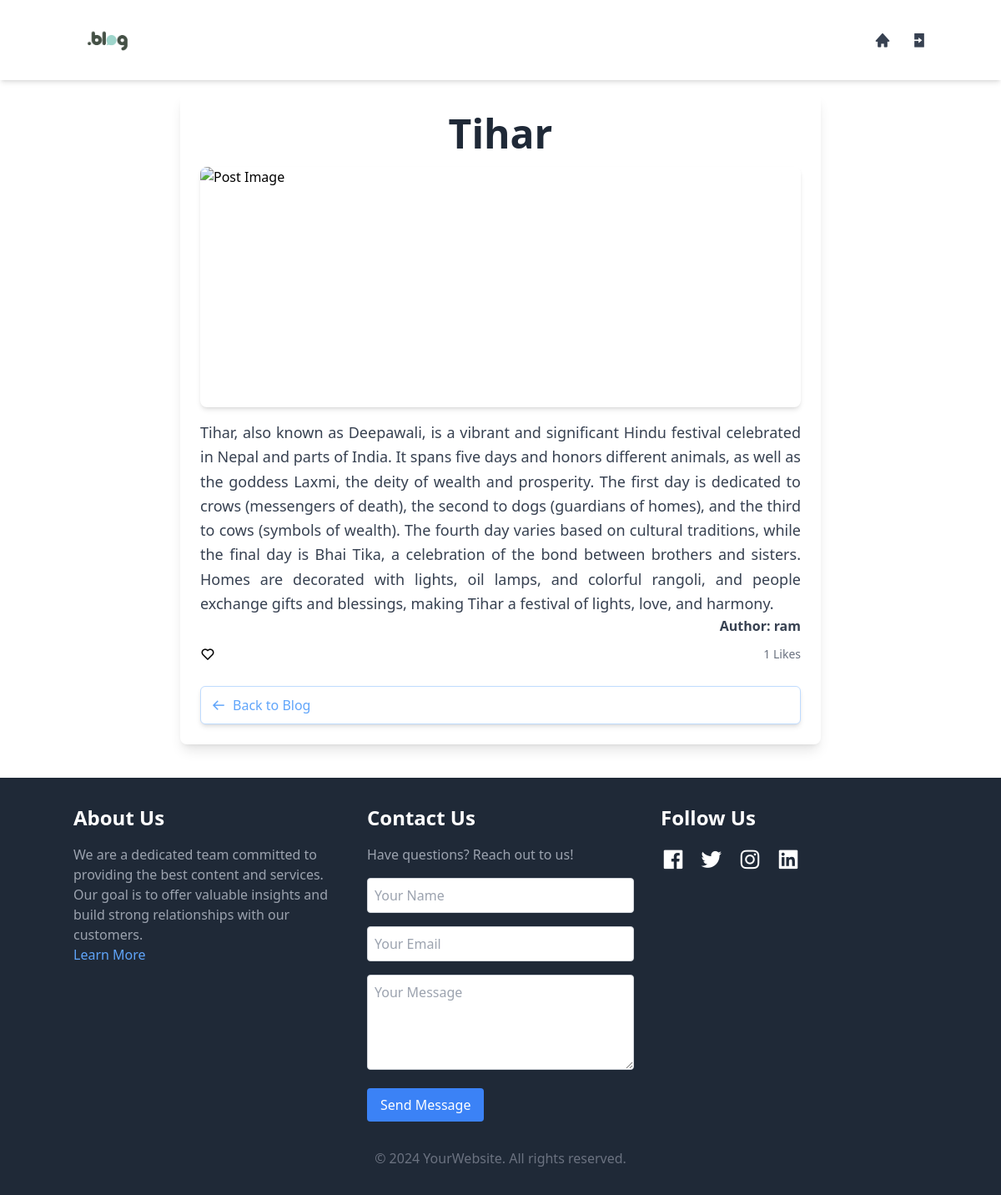
Screenshot of /readmore/36/ with the database file from the repository.
### blog/models.py (models this page shows, shortened)
class Post(models.Model):
    user = models.ForeignKey(User, on_delete=models.CASCADE)
    title = models.CharField(max_length=255)
    content = models.TextField()
    created_at = models.DateTimeField(auto_now_add=True)
    updated_at = models.DateTimeField(auto_now=True)
    is_approved = models.BooleanField(default=False)

class Like(models.Model):
    user = models.ForeignKey(User, on_delete=models.CASCADE)
    post = models.ForeignKey(Post, related_name='likes', on_delete=models.CASCADE)
    liked_at = models.DateTimeField(auto_now_add=True)
    class Meta:
        unique_together = ('user', 'post')

### blog/views.py (the view)
# urls.py: path('readmore/<int:post_id>/', views.readMore, name="readmore"),
def readMore(request, post_id):
    post = get_object_or_404(Post, id=post_id)
    if request.user.is_authenticated:
        new_notifications_count = Notification.objects.filter(user=request.user, is_read=False).count()
    else:
        new_notifications_count = 0
    content = {
        'post':post,
        'user':request.user,
        'new_notifications_count':new_notifications_count,
    }
    return render(request, 'blog/readMore.html', content)

### blog/templates/blog/readMore.html (shortened to what this page needs)
{% extends "./index.html" %}
{% load static %}
{% block ReadMoreBlog %}
<div class="mt-28 mb-10 px-4 md:px-8 lg:px-16">
    <div class="max-w-3xl mx-auto p-6 bg-white rounded-lg shadow-lg">
        <h1 class="text-5xl font-extrabold mb-4 text-gray-800 text-center">{{ post.title }}</h1>
        <img src="{{ post.image.url }}" alt="Post Image" class="w-full h-72 object-cover rounded-lg shadow-md mb-4">
        <div class="text-gray-700 mb-6">
            <p class="text-lg text-justify leading-relaxed">{{ post.content }}</p>
            <h3 class="float-right font-bold">Author: {{ post.user }}</h3>
        </div>
        <div class="flex items-center justify-between mt-8">
            <div class="flex items-center space-x-2">
                <form id="like-form" action="{% url 'like_post' post.id %}" method="post">
                    <button type="button" id="like-button" class="flex items-center bg-transparent focus:outline-none">
                        <i id="like-icon" class="bx {% if user in post.likes.all %}bxs-heart{% else %}bx-heart{% endif %} text-2xl md:text-lg"></i>
                    </button>
                </form>
            </div>
            <p class="text-sm text-gray-500" id="like-count">{{ post.likes.count }} Likes</p>
        </div>
        <div class="mt-6">
            <a href="/" class="flex items-center bg-white border border-blue-200 text-blue-400 py-2 px-3 rounded-md transition duration-300 transform hover:bg-blue-200 hover:text-white shadow-md hover:shadow-lg">
                <i class='bx bx-arrow-back mr-2 text-lg'></i>
                <span class="font-medium">Back to Blog</span>
            </a>
        </div>
    </div>
</div>
{% endblock %}

### rows the page displays
Post: title "Tihar", content "Tihar, also known as Deepawali, is a vibrant and significant Hindu festival celebrated in Nepal and parts of India. It spans five days and honors different animals, as well as the goddess Laxmi, the deity of wealth and prosperity. The first day is dedicated to crows (messengers of death), the second to dogs (guardians of homes), and the third to cows (symbols of wealth). The fourth day varies based on cultural traditions, while the final day is Bhai Tika, a celebration of the bond between brothers and sisters. Homes are decorated with lights, oil lamps, and colorful rangoli, and people exchange gifts and blessings, making Tihar a festival of lights, love, and harmony.", user "ram", likes.count "1"
